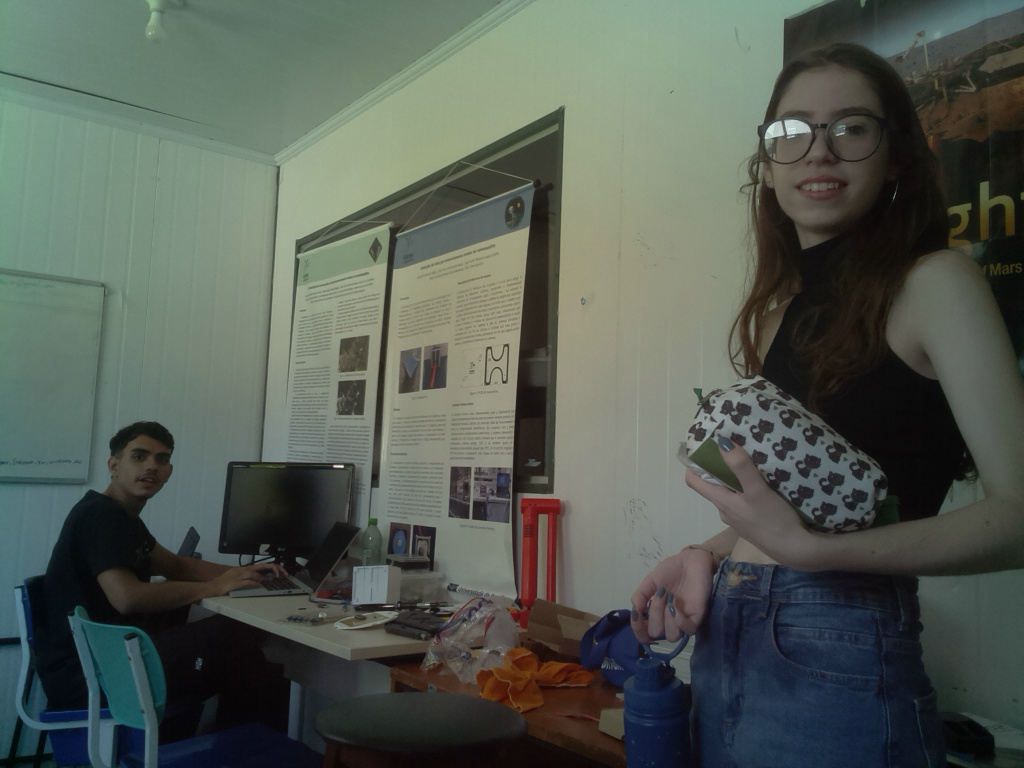
//> input picture traineesensoriamento/images/1024x768.jpg, 1024 x 768 px, given in place of the camera
$ ./main   (built with g++ and OpenCV 4)
//> lines starting //> are read from the running program, lines starting //| are printed output that depends on the picture; after the words box and inside, x2 and y2 are one past the last pixel; in counts of white or black regions, pixels touching at a corner belong together
#include <vector>
#include <fstream>
#include <stdio.h>
#include <opencv2/opencv.hpp>

using namespace cv;
using namespace std;

int main(){

    // inicializa a cam
    VideoCapture cap(0, CAP_V4L2); // 0, ID da câmera padrão
    cap.set(CAP_PROP_FRAME_WIDTH, 1920);
    cap.set(CAP_PROP_FRAME_HEIGHT, 1080);
    cap.set(CAP_PROP_FPS, 30);
    cap.set(CAP_PROP_FOURCC, VideoWriter::fourcc('M', 'J', 'P', 'G'));

    // debug cam
    if (!cap.isOpened()){
        for (int i = 0; i < 3; i++){
            VideoCapture cap(0);
        }

    }

    // tirar foto
    Mat frame;
    cap >> frame;
//> frame is the input picture: 768 rows x 1024 cols, CV_8UC3; mean B, G, R 83.4, 91.7, 83.9

    // debug foto
    if (frame.empty()){
        while (true) {
            Mat frame;
            cap >> frame;
        }
    }

    // img para escala de cinza
    Mat framepeb;
    cvtColor(frame, framepeb, COLOR_BGR2GRAY);
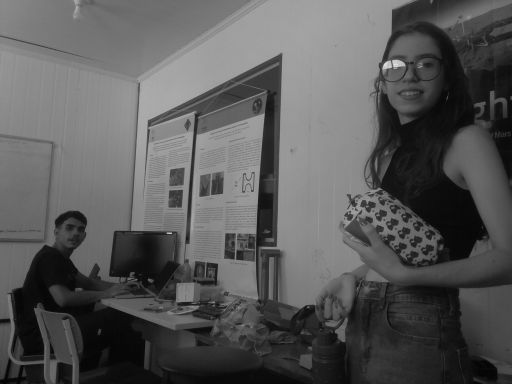
//> framepeb: 768 rows x 1024 cols, CV_8UC1 (shown at 1/2 size); min 3, max 241, mean 88.4

    // escalar p/ máscara
    int minimo = 110;
    int maximo = 255;

    // criar máscara
    Mat mascara;
    inRange(framepeb, Scalar(minimo), Scalar(maximo), mascara);
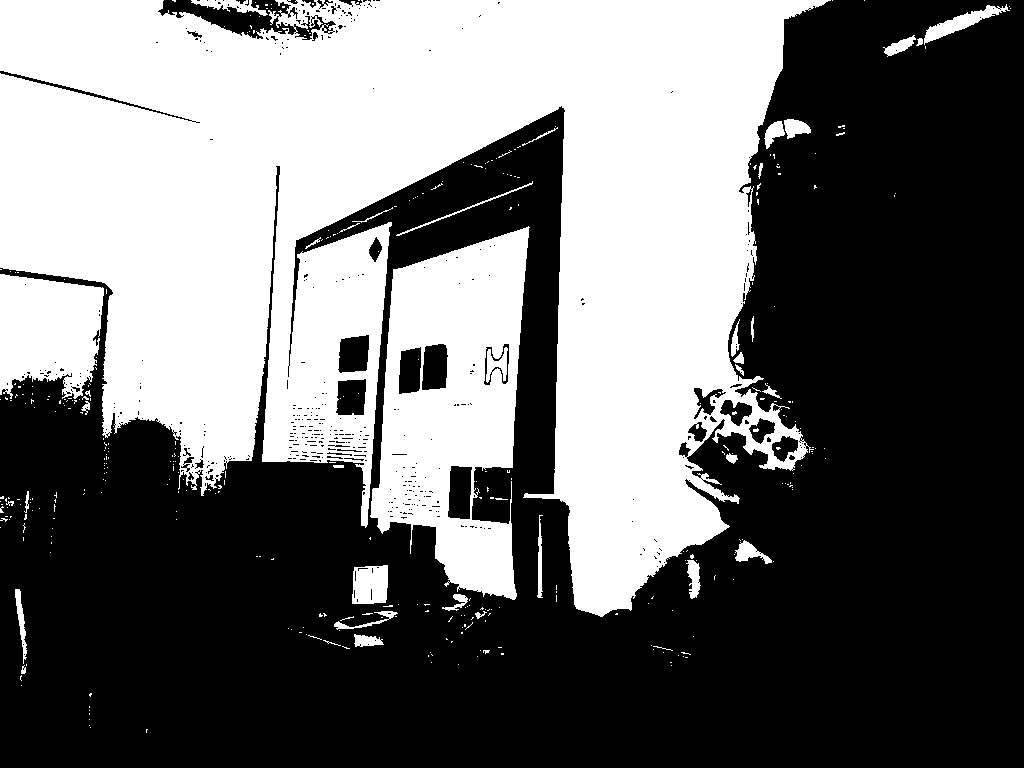
//> mascara: 768 rows x 1024 cols, CV_8UC1; 42.6% white; 372 white regions (334 under 20 px), largest, box (x1, y1, x2, y2) and area: (0, 0, 831, 617) 280260, (370, 226, 530, 600) 36319, (0, 274, 104, 399) 10150

    // aplicar a máscara
    Mat mascaplicada;
    bitwise_and(framepeb, framepeb, mascaplicada, mascara);
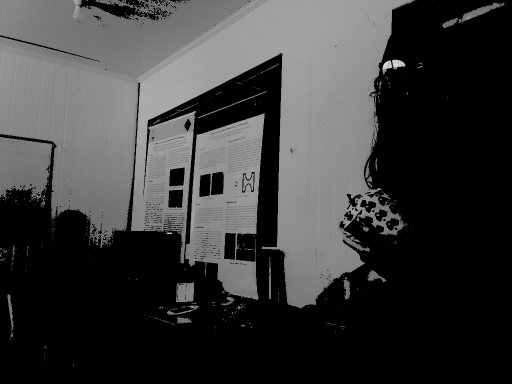
//> mascaplicada: 768 rows x 1024 cols, CV_8UC1 (shown at 1/2 size); min 0, max 241, mean 58.9

    vector<double> orientations = {0, CV_PI / 4, CV_PI / 2, 3 * CV_PI / 4};
    for (double theta : orientations){
        Mat gaborKernel = getGaborKernel(Size(31, 31), 8.0, theta, 10.0, 0.5, 0, CV_32F);
        Mat imggabor;
        filter2D(framepeb, imggabor, CV_8UC3, gaborKernel);
    }
//> this loop made 4 passes
//> pass 1, `filter2D(framepeb, imggabor, CV_8UC3, gaborKernel);`:
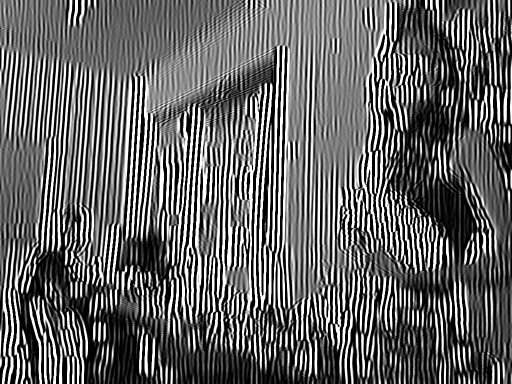
//> imggabor: 768 rows x 1024 cols, CV_8UC1 (shown at 1/2 size); min 0, max 255, mean 100.2
//> pass 3, `filter2D(framepeb, imggabor, CV_8UC3, gaborKernel);`:
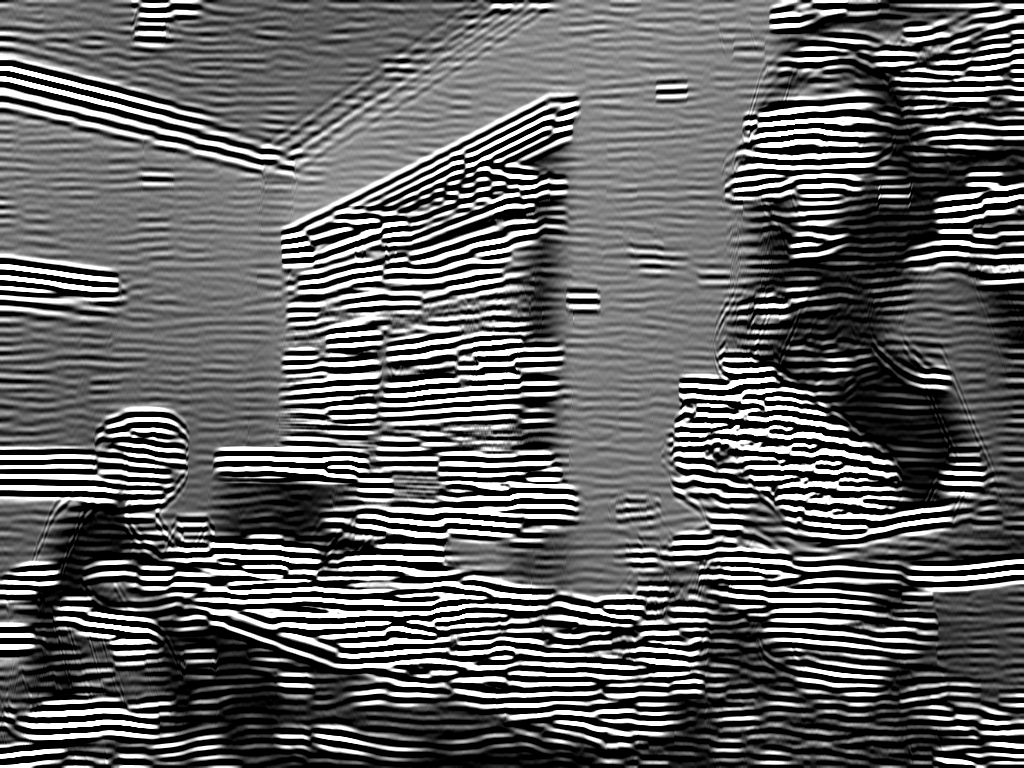
//> imggabor: 768 rows x 1024 cols, CV_8UC1; min 0, max 255, mean 98.3

    // juntar masc e gabor
    Mat resultado;
//> (the run ends here: the program needs code that is not available in this run, at `bitwise_and(mascaplicada, imggabor, resultado);`)

$ run again, on traineesensoriamento/images/1280x1024.jpg
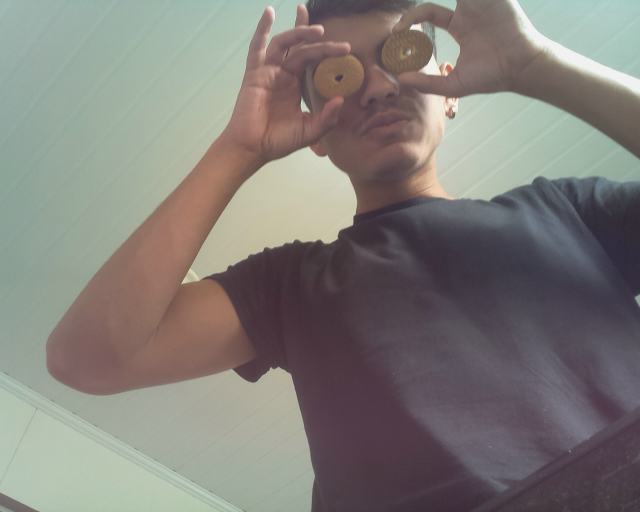
//> input picture traineesensoriamento/images/1280x1024.jpg, 1280 x 1024 px, given in place of the camera (shown at 1/2 size)
//> frame is the input picture: 1024 rows x 1280 cols, CV_8UC3; mean B, G, R 121.4, 125.8, 129.7
//> `inRange(framepeb, Scalar(minimo), Scalar(maximo), mascara);`:
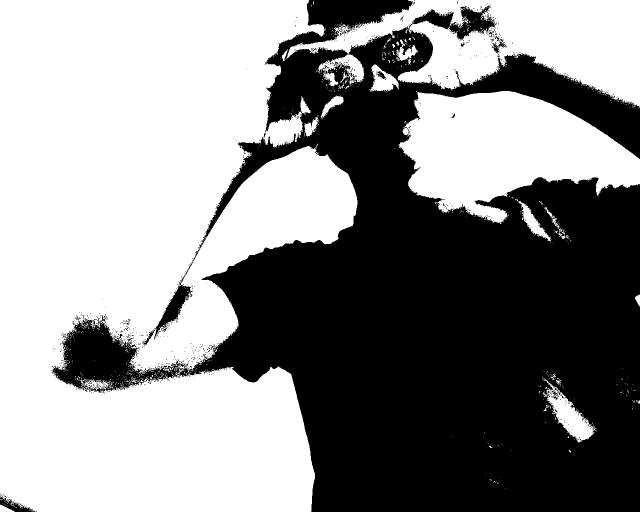
//> mascara: 1024 rows x 1280 cols, CV_8UC1 (shown at 1/2 size); 55.4% white; 882 black regions (867 under 20 px), largest, box (x1, y1, x2, y2) and area: (103, 0, 1280, 1024) 580874, (0, 993, 71, 1024) 812, (983, 84, 999, 107) 147
//> the loop `for (double theta : orientations)` made 4 passes
//> pass 3, `filter2D(framepeb, imggabor, CV_8UC3, gaborKernel);`:
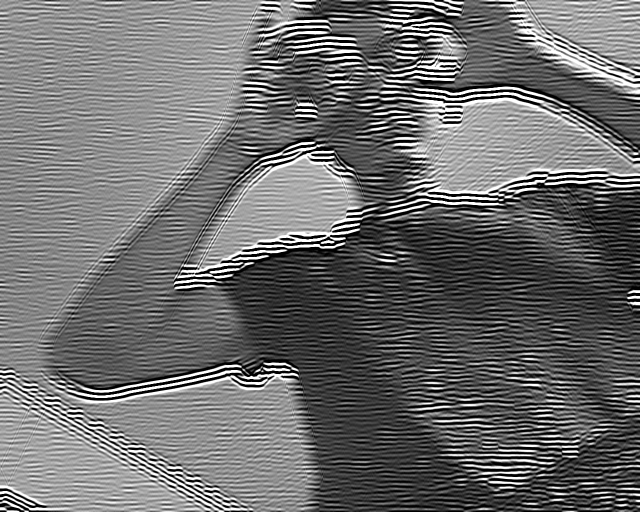
//> imggabor: 1024 rows x 1280 cols, CV_8UC1 (shown at 1/2 size); min 0, max 255, mean 109.7

$ run again, on traineesensoriamento/images/1920x1080.jpg
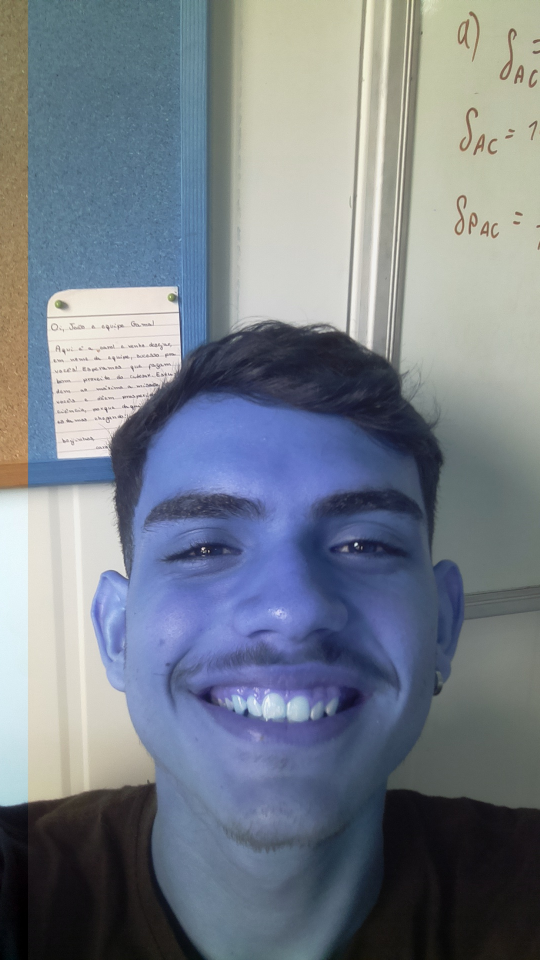
//> input picture traineesensoriamento/images/1920x1080.jpg, 1080 x 1920 px, given in place of the camera (shown at 1/2 size)
//> frame is the input picture: 1920 rows x 1080 cols, CV_8UC3; mean B, G, R 137.2, 126.8, 118.8
//> `inRange(framepeb, Scalar(minimo), Scalar(maximo), mascara);`:
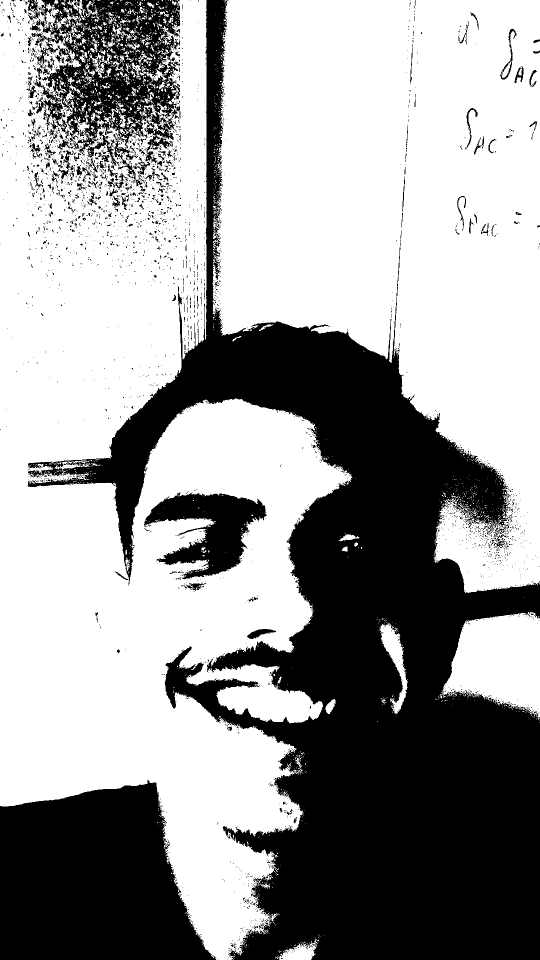
//> mascara: 1920 rows x 1080 cols, CV_8UC1 (shown at 1/2 size); 61.6% white; 2932 black regions (2722 under 20 px), largest, box (x1, y1, x2, y2) and area: (56, 0, 1080, 1920) 583246, (0, 1560, 433, 1920) 117976, (56, 0, 361, 326) 47471
//> the loop `for (double theta : orientations)` made 4 passes
//> pass 3, `filter2D(framepeb, imggabor, CV_8UC3, gaborKernel);`:
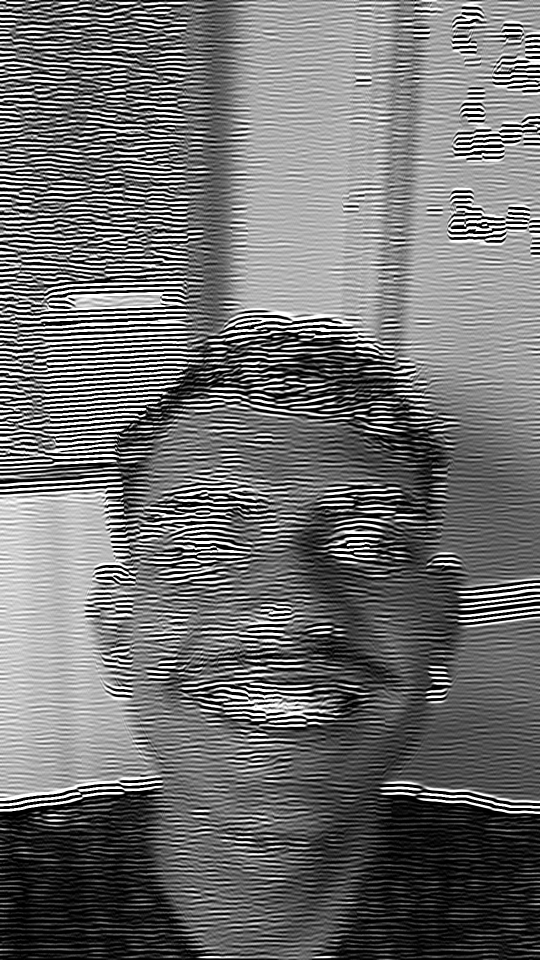
//> imggabor: 1920 rows x 1080 cols, CV_8UC1 (shown at 1/2 size); min 0, max 255, mean 111.7
